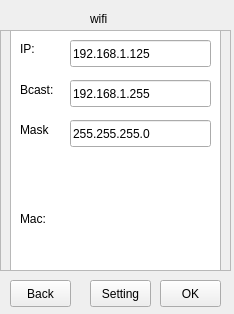
<?xml version="1.0" encoding="UTF-8"?>
<ui version="4.0">
 <class>WifiSet</class>
 <widget class="QWidget" name="WifiSet">
  <property name="geometry">
   <rect>
    <x>0</x>
    <y>0</y>
    <width>234</width>
    <height>314</height>
   </rect>
  </property>
  <property name="minimumSize">
   <size>
    <width>234</width>
    <height>314</height>
   </size>
  </property>
  <property name="maximumSize">
   <size>
    <width>234</width>
    <height>314</height>
   </size>
  </property>
  <property name="windowTitle">
   <string>Form</string>
  </property>
  <widget class="QLabel" name="label_4">
   <property name="geometry">
    <rect>
     <x>90</x>
     <y>10</y>
     <width>67</width>
     <height>17</height>
    </rect>
   </property>
   <property name="text">
    <string>wifi</string>
   </property>
  </widget>
  <widget class="QPushButton" name="OK">
   <property name="geometry">
    <rect>
     <x>160</x>
     <y>280</y>
     <width>61</width>
     <height>27</height>
    </rect>
   </property>
   <property name="text">
    <string>OK</string>
   </property>
  </widget>
  <widget class="QPushButton" name="back">
   <property name="geometry">
    <rect>
     <x>10</x>
     <y>280</y>
     <width>61</width>
     <height>27</height>
    </rect>
   </property>
   <property name="text">
    <string>Back</string>
   </property>
  </widget>
  <widget class="QTextBrowser" name="textBrowser">
   <property name="geometry">
    <rect>
     <x>10</x>
     <y>30</y>
     <width>211</width>
     <height>241</height>
    </rect>
   </property>
  </widget>
  <widget class="QListWidget" name="listWidget">
   <property name="geometry">
    <rect>
     <x>10</x>
     <y>30</y>
     <width>211</width>
     <height>241</height>
    </rect>
   </property>
  </widget>
  <widget class="QFrame" name="frame">
   <property name="geometry">
    <rect>
     <x>0</x>
     <y>30</y>
     <width>231</width>
     <height>241</height>
    </rect>
   </property>
   <property name="frameShape">
    <enum>QFrame::StyledPanel</enum>
   </property>
   <property name="frameShadow">
    <enum>QFrame::Raised</enum>
   </property>
   <widget class="QLabel" name="label_2">
    <property name="geometry">
     <rect>
      <x>20</x>
      <y>50</y>
      <width>41</width>
      <height>20</height>
     </rect>
    </property>
    <property name="text">
     <string>Bcast:</string>
    </property>
   </widget>
   <widget class="QLabel" name="label_3">
    <property name="geometry">
     <rect>
      <x>20</x>
      <y>90</y>
      <width>41</width>
      <height>20</height>
     </rect>
    </property>
    <property name="text">
     <string>Mask</string>
    </property>
   </widget>
   <widget class="QLabel" name="label">
    <property name="geometry">
     <rect>
      <x>20</x>
      <y>10</y>
      <width>21</width>
      <height>17</height>
     </rect>
    </property>
    <property name="text">
     <string>IP:</string>
    </property>
   </widget>
   <widget class="QLabel" name="label_6">
    <property name="geometry">
     <rect>
      <x>20</x>
      <y>180</y>
      <width>91</width>
      <height>17</height>
     </rect>
    </property>
    <property name="text">
     <string>Mac:</string>
    </property>
   </widget>
   <widget class="QLineEdit" name="ip">
    <property name="geometry">
     <rect>
      <x>70</x>
      <y>10</y>
      <width>141</width>
      <height>27</height>
     </rect>
    </property>
    <property name="text">
     <string>192.168.1.125</string>
    </property>
   </widget>
   <widget class="QLabel" name="label_7">
    <property name="geometry">
     <rect>
      <x>70</x>
      <y>200</y>
      <width>151</width>
      <height>21</height>
     </rect>
    </property>
    <property name="text">
     <string/>
    </property>
   </widget>
   <widget class="QLineEdit" name="mack">
    <property name="geometry">
     <rect>
      <x>70</x>
      <y>90</y>
      <width>141</width>
      <height>27</height>
     </rect>
    </property>
    <property name="text">
     <string>255.255.255.0</string>
    </property>
   </widget>
   <widget class="QLineEdit" name="bcast">
    <property name="geometry">
     <rect>
      <x>70</x>
      <y>50</y>
      <width>141</width>
      <height>27</height>
     </rect>
    </property>
    <property name="text">
     <string>192.168.1.255</string>
    </property>
   </widget>
  </widget>
  <widget class="QPushButton" name="Setting">
   <property name="geometry">
    <rect>
     <x>90</x>
     <y>280</y>
     <width>61</width>
     <height>27</height>
    </rect>
   </property>
   <property name="text">
    <string>Setting</string>
   </property>
  </widget>
  <zorder>textBrowser</zorder>
  <zorder>label_4</zorder>
  <zorder>OK</zorder>
  <zorder>back</zorder>
  <zorder>listWidget</zorder>
  <zorder>frame</zorder>
  <zorder>Setting</zorder>
 </widget>
 <resources/>
 <connections/>
</ui>
